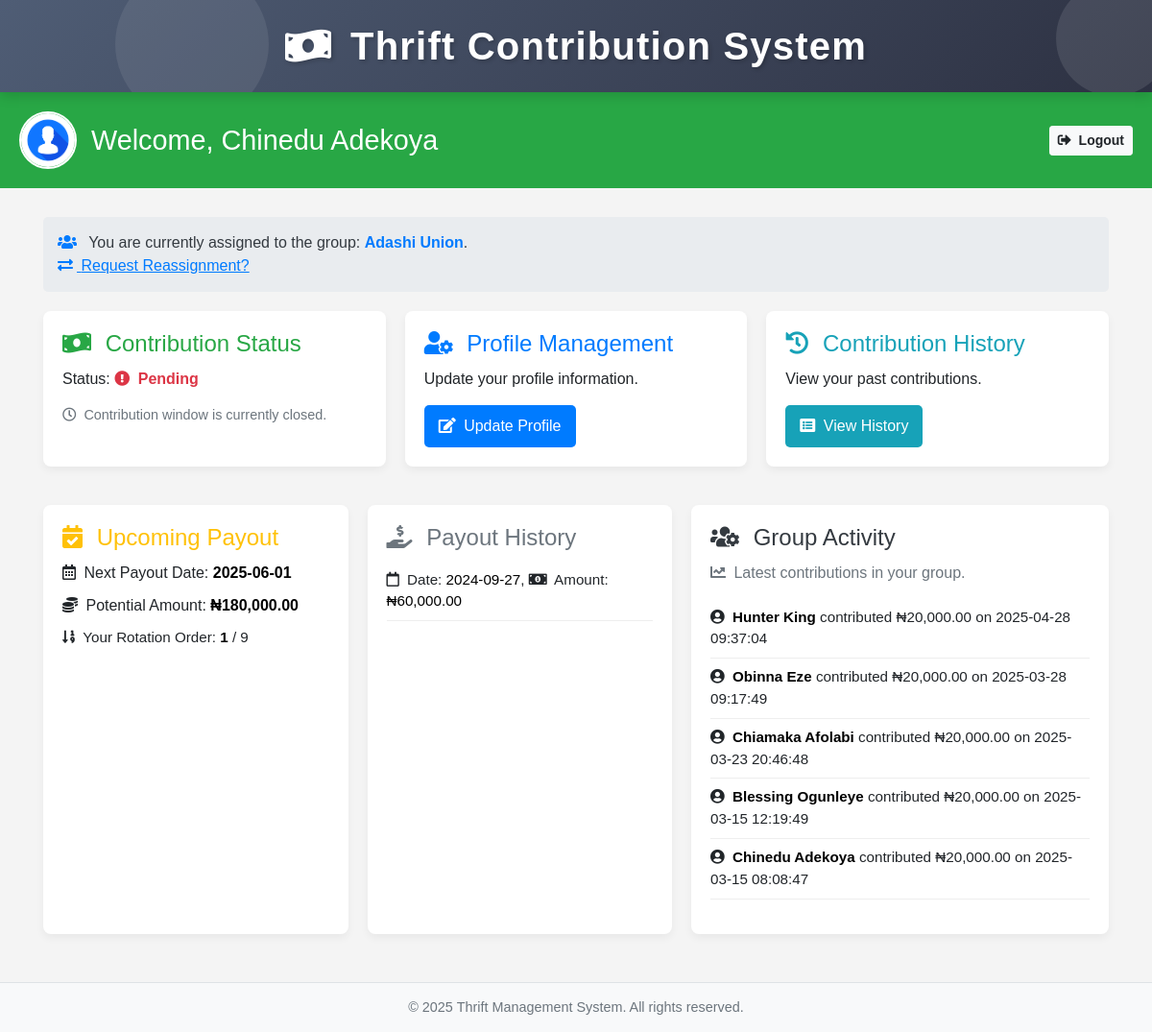
Page /member_dashboard.php (signed in) on the committed database.
### tables this page shows
CREATE TABLE `members` (
  `id` int(11) NOT NULL,
  `first_name` varchar(100) NOT NULL,
  `middle_name` varchar(100) DEFAULT NULL,
  `last_name` varchar(100) NOT NULL,
  `email` varchar(255) NOT NULL,
  `password` varchar(255) NOT NULL,
  `phone_number` varchar(20) NOT NULL,
  `address` text NOT NULL,
  `profile_picture` varchar(255) DEFAULT NULL,
  `contribution_plan` decimal(10,2) NOT NULL,
  `contribution_status` enum('Pending','Contributed') DEFAULT 'Pending',
  `rotation_order` int(11) NOT NULL,
  `date_joined` timestamp NOT NULL DEFAULT current_timestamp(),
  `bank_name` varchar(255) DEFAULT NULL,
  `bank_account_number` varchar(20) DEFAULT NULL,
  `bank_code` varchar(10) DEFAULT NULL
);

CREATE TABLE `group_members` (
  `id` int(11) NOT NULL,
  `group_id` int(11) NOT NULL,
  `member_id` int(11) NOT NULL,
  `date_joined` timestamp NOT NULL DEFAULT current_timestamp()
);

CREATE TABLE `groups` (
  `id` int(11) NOT NULL,
  `name` varchar(100) NOT NULL,
  `amount` decimal(10,2) NOT NULL DEFAULT 0.00,
  `current_number_of_members` int(11) NOT NULL DEFAULT 0,
  `max_members` int(11) NOT NULL DEFAULT 12,
  `date_created` date NOT NULL
);

CREATE TABLE `fund_distribution` (
  `id` int(11) NOT NULL,
  `group_id` int(11) NOT NULL,
  `member_id` int(11) NOT NULL,
  `amount` decimal(10,2) NOT NULL,
  `distribution_date` date NOT NULL
);

CREATE TABLE `contributions` (
  `id` int(11) NOT NULL,
  `member_id` int(11) NOT NULL,
  `member_name` varchar(255) DEFAULT NULL,
  `amount` decimal(10,2) NOT NULL,
  `date_of_contribution` datetime NOT NULL
);

### member_dashboard.php (the view, shortened to what this page needs)
<?php
$servername = "localhost";
$username = "root";
$password = "";
$dbname = "thrift_management";
$conn = new mysqli($servername, $username, $password, $dbname);
$member_id = $_SESSION['member_id'];
$result = $conn->query("SELECT * FROM members WHERE id = $member_id");
$member = $result->fetch_assoc();
$check_group_assignment = $conn->query("SELECT gm.group_id, g.name AS group_name FROM group_members gm JOIN groups g ON gm.group_id = g.id WHERE gm.member_id = $member_id");
$current_group = $check_group_assignment->fetch_assoc();
$currentDate = date("Y-m-d");
$lastDayOfMonth = date("Y-m-t");
$firstDayOfPaymentWindow = date("Y-m-", strtotime($lastDayOfMonth)) . (date("t") - 6);
$withinPaymentWindow = ($currentDate >= $firstDayOfPaymentWindow && $currentDate <= $lastDayOfMonth);
$contributedThisMonth = false;
$group_info_query = $conn->prepare("
    SELECT
        g.name AS group_name,
        g.amount AS contribution_amount,
        (SELECT COUNT(*) FROM group_members WHERE group_id = gm.group_id) AS total_members,
        m.rotation_order
    FROM group_members gm
    JOIN groups g ON gm.group_id = g.id
    JOIN members m ON gm.member_id = m.id
    WHERE gm.member_id = ?
");
$group_info_query->bind_param("i", $member_id);
$group_info_query->execute();
$group_info_result = $group_info_query->get_result();
$group_info = $group_info_result->fetch_assoc();
$next_payout_date = "N/A";
$potential_payout = "N/A";
if ($group_info) {
    $potential_payout = number_format($group_info['contribution_amount'] * $group_info['total_members'], 2);
    $next_payout_order = ($group_info['rotation_order'] % $group_info['total_members']) + 1;
    $months_until_payout = $next_payout_order - 1;
    $next_payout_timestamp = strtotime("+" . $months_until_payout . " months", strtotime(date("Y-m-01")));
    $next_payout_date = date("Y-m-d", $next_payout_timestamp);
}
$group_activity_query = $conn->prepare("
    SELECT
        m.first_name,
        m.last_name,
        c.date_of_contribution,
        g.amount AS contribution_amount
    FROM contributions c
    JOIN members m ON c.member_id = m.id
    JOIN group_members gm ON m.id = gm.member_id
    JOIN groups g ON gm.group_id = g.id
    WHERE gm.group_id = (SELECT group_id FROM group_members WHERE member_id = ?)
    ORDER BY c.date_of_contribution DESC
    LIMIT 5
");
$group_activity_query->bind_param("i", $member_id);
$group_activity_query->execute();
$group_activity_result = $group_activity_query->get_result();
$group_activities = [];
while ($row = $group_activity_result->fetch_assoc()) {
    $group_activities[] = $row;
}
$payout_history_query = $conn->prepare("
    SELECT
        fd.distribution_date,
        fd.amount
    FROM fund_distribution fd
    WHERE fd.member_id = ?
    ORDER BY fd.distribution_date DESC
");
$payout_history_query->bind_param("i", $member_id);
$payout_history_query->execute();
$payout_history_result = $payout_history_query->get_result();
$payout_history = [];
while ($row = $payout_history_result->fetch_assoc()) {
    $payout_history[] = $row;
}
?>
<?php
include 'header.php';
?>
<!DOCTYPE html>
<html lang="en">
<head>
    <link rel="stylesheet" href="https://stackpath.bootstrapcdn.com/bootstrap/4.5.2/css/bootstrap.min.css">
    <link rel="stylesheet" href="https://cdnjs.cloudflare.com/ajax/libs/font-awesome/5.15.3/css/all.min.css">
</head>
<body style="font-family: 'Arial', sans-serif; background-color: #f4f4f4; margin: 0; padding: 0; display: flex; flex-direction: column; min-height: 100vh;">
<header style="background-color: #28a745; color: white; padding: 20px; display: flex; align-items: center; justify-content: space-between;">
    <div style="display: flex; align-items: center;">
        <?php if ($member['profile_picture']): ?>
            <img src="uploads/<?php echo htmlspecialchars($member['profile_picture']); ?>" alt="Profile Picture" style="width: 60px; height: 60px; border-radius: 50%; margin-right: 15px; border: 2px solid white;">
        <?php else: ?>
            <img src="images/default_profile.png" alt="Default Profile Picture" style="width: 60px; height: 60px; border-radius: 50%; margin-right: 15px; border: 2px solid white;">
        <?php endif; ?>
        <h1 style="margin: 0; font-size: 1.8em;">Welcome, <?php echo htmlspecialchars($member['first_name'] . ' ' . $member['last_name']); ?></h1>
    </div>
    <div>
        <a href="?logout" class="btn btn-light btn-sm" style="font-weight: bold;"><i class="fas fa-sign-out-alt mr-1"></i> Logout</a>
    </div>
</header>
    <main class="container" style="margin-top: 30px; flex-grow: 1;">
        <?php if ($current_group): ?>
            <div style="background-color:#e9ecef; color:#343a40; padding:15px; margin-bottom: 20px; border-radius: 5px;">
                <p style="margin-bottom: 0;"><i class="fas fa-users mr-2" style="color: #007bff;"></i> You are currently assigned to the group: <strong style="color: #007bff;"><?php echo htmlspecialchars($current_group['group_name']); ?></strong>.</p>
                <p style="margin-bottom: 0;"><a href="request_reassignment.php" style="color: #007bff; text-decoration: underline;"><i class="fas fa-exchange-alt mr-1"></i> Request Reassignment?</a></p>
            </div>
        <?php endif; ?>
        <div style="display: flex; flex-wrap: wrap; margin-bottom: 20px;">
            <div style="flex: 1 1 300px; margin-right: 20px; margin-bottom: 20px; box-shadow: 0 4px 8px rgba(0, 0, 0, 0.05); border-radius: 8px; overflow: hidden; background-color: white;">
                <div style="padding: 20px;">
                    <h5 style="font-size: 1.5em; color: #28a745; margin-bottom: 10px;"><i class="fas fa-money-bill-wave mr-2"></i> Contribution Status</h5>
                    <p style="margin-bottom: 15px;">
                        Status:
                        <?php
                        if ($contributedThisMonth) {
                            echo "<strong style='color: #198754;'><i class='fas fa-check-circle mr-1'></i> Contributed this month</strong>";
                        } else {
                            echo "<strong style='color: #dc3545;'><i class='fas fa-exclamation-circle mr-1'></i> Pending</strong>";
                        }
                        ?>
                    </p>
                    <?php if (!$contributedThisMonth && $withinPaymentWindow): ?>
                        <a href="contribute.php" class="btn btn-success"><i class="fas fa-wallet mr-1"></i> Make Contribution</a>
                    <?php elseif (!$withinPaymentWindow): ?>
                        <p style="color: #6c757d; font-size: 0.9em;"><i class="far fa-clock mr-1"></i> Contribution window is currently closed.</p>
                    <?php else: ?>
                        <p style="color: #198754; font-size: 0.9em;"><i class="fas fa-check-double mr-1"></i> Thank you for your contribution!</p>
                    <?php endif; ?>
                </div>
            </div>
            <div style="flex: 1 1 300px; margin-right: 20px; margin-bottom: 20px; box-shadow: 0 4px 8px rgba(0, 0, 0, 0.05); border-radius: 8px; overflow: hidden; background-color: white;">
                <div style="padding: 20px;">
                    <h5 style="font-size: 1.5em; color: #007bff; margin-bottom: 10px;"><i class="fas fa-user-cog mr-2"></i> Profile Management</h5>
                    <p style="margin-bottom: 15px;">Update your profile information.</p>
                    <a href="profile_management.php" style="display: inline-block; padding: 10px 15px; background-color: #007bff; color: white; text-decoration: none; border-radius: 5px; font-size: 1em;"><i class="fas fa-edit mr-1"></i> Update Profile</a>
                </div>
            </div>
            <div style="flex: 1 1 300px; margin-bottom: 20px; box-shadow: 0 4px 8px rgba(0, 0, 0, 0.05); border-radius: 8px; overflow: hidden; background-color: white;">
                <div style="padding: 20px;">
                    <h5 style="font-size: 1.5em; color: #17a2b8; margin-bottom: 10px;"><i class="fas fa-history mr-2"></i> Contribution History</h5>
                    <p style="margin-bottom: 15px;">View your past contributions.</p>
                    <a href="contribution_history.php" style="display: inline-block; padding: 10px 15px; background-color: #17a2b8; color: white; text-decoration: none; border-radius: 5px; font-size: 1em;"><i class="fas fa-list-alt mr-1"></i> View History</a>
                </div>
            </div>
        </div>
        <div style="display: flex; flex-wrap: wrap;">
            <div style="flex: 1 1 300px; margin-right: 20px; margin-bottom: 20px; box-shadow: 0 4px 8px rgba(0, 0, 0, 0.05); border-radius: 8px; overflow: hidden; background-color: white;">
                <div style="padding: 20px;">
                <h5 style="font-size: 1.5em; color: #ffc107; margin-bottom: 10px;"><i class="fas fa-calendar-check mr-2"></i> Upcoming Payout</h5>
                    <p style="margin-bottom: 10px;"><i class="far fa-calendar-alt mr-1"></i> Next Payout Date: <strong style="color: #000;"><?php echo htmlspecialchars($next_payout_date); ?></strong></p>
                    <p style="margin-bottom: 10px;"><i class="fas fa-coins mr-1"></i> Potential Amount: <strong style="color: #000;">₦<?php echo htmlspecialchars($potential_payout); ?></strong></p>
                    <?php if ($group_info && isset($group_info['rotation_order']) && isset($group_info['total_members'])): ?>
                        <p style="font-size: 0.95em;"><i class="fas fa-sort-numeric-down mr-1"></i> Your Rotation Order: <strong style="color: #000;"><?php echo htmlspecialchars($group_info['rotation_order']); ?></strong> / <?php echo htmlspecialchars($group_info['total_members']); ?></p>
                    <?php endif; ?>
                </div>
            </div>
            <div style="flex: 1 1 300px; margin-right: 20px; margin-bottom: 20px; box-shadow: 0 4px 8px rgba(0, 0, 0, 0.05); border-radius: 8px; overflow: hidden; background-color: white;">
                <div style="padding: 20px;">
                    <h5 style="font-size: 1.5em; color: #6c757d; margin-bottom: 10px;"><i class="fas fa-hand-holding-usd mr-2"></i> Payout History</h5>
                    <?php if (!empty($payout_history)): ?>
                        <ul style="list-style: none; padding: 0;">
                            <?php foreach ($payout_history as $payout): ?>
                                <li style="padding: 8px 0; border-bottom: 1px solid #eee; font-size: 0.95em;">
                                    <i class="far fa-calendar mr-1"></i> Date: <span style="color: #000;"><?php echo htmlspecialchars($payout['distribution_date']); ?></span>,
                                    <i class="fas fa-money-bill-alt mr-1"></i> Amount: <span style="color: #000;">₦<?php echo number_format($payout['amount'], 2); ?></span>
                                </li>
                            <?php endforeach; ?>
                        </ul>
                    <?php else: ?>
                        <p style="color: #6c757d; font-size: 0.9em;"><i class="fas fa-info-circle mr-1"></i> No payout history available.</p>
                    <?php endif; ?>
                </div>
            </div>
            <div style="flex: 2 1 400px; margin-bottom: 20px; box-shadow: 0 4px 8px rgba(0, 0, 0, 0.05); border-radius: 8px; overflow: hidden; background-color: white;">
                <div style="padding: 20px;">
                    <h5 style="font-size: 1.5em; color: #343a40; margin-bottom: 10px;"><i class="fas fa-users-cog mr-2"></i> Group Activity</h5>
                    <p style="color: #6c757d; margin-bottom: 15px;"><i class="fas fa-chart-line mr-1"></i> Latest contributions in your group.</p>
                    <ul style="list-style: none; padding: 0;">
                        <?php if (!empty($group_activities)): ?>
                            <?php foreach ($group_activities as $activity): ?>
                                <li style="padding: 8px 0; border-bottom: 1px solid #eee; font-size: 0.95em;">
                                    <i class="fas fa-user-circle mr-1"></i> <strong style="color: #000;"><?php echo htmlspecialchars($activity['first_name'] . ' ' . $activity['last_name']); ?></strong> contributed ₦<?php echo number_format($activity['contribution_amount'], 2); ?> on <?php echo htmlspecialchars($activity['date_of_contribution']); ?>
                                </li>
                            <?php endforeach; ?>
                        <?php else: ?>
                            <li style="color: #6c757d; font-size: 0.9em;"><i class="fas fa-info-circle mr-1"></i> No recent group activity.</li>
                        <?php endif; ?>
                    </ul>
                </div>
            </div>
        </div>
    </main>
    <footer style="background-color: #f8f9fa; text-align: center; padding: 15px; margin-top: 30px; border-top: 1px solid #dee2e6;">
        <p style="margin: 0; font-size: 0.9em; color: #6c757d;">&copy; <?php echo date('Y'); ?> Thrift Management System. All rights reserved.</p>
    </footer>
</body>
</html>

### header.php (shortened to what this page needs)
<!DOCTYPE html>
<html lang="en">
<head>
    <link rel="stylesheet" href="https://stackpath.bootstrapcdn.com/bootstrap/4.5.2/css/bootstrap.min.css">
    <link rel="stylesheet" href="https://cdnjs.cloudflare.com/ajax/libs/font-awesome/6.0.0-beta3/css/all.min.css">
</head>
<body>
    <div class="header-container">
        <a href="index.php" class="header-link">
            <div class="header-content">
                <i class="fas fa-money-bill-wave header-icon"></i>
                <h1 class="header-title">Thrift Contribution System</h1>
            </div>
        </a>
    </div>
</body>
</html>

### header.php (style rules this page uses)
:root { --primary-color: #2d3142; --secondary-color: #4f5d75; --text-color: #ffffff; }
body { margin: 0; font-family: 'Segoe UI', Tahoma, Geneva, Verdana, sans-serif; }
.header-link { text-decoration: none; display: block; width: 100%; height: 100%; color: var(--text-color); }
.header-container { background: linear-gradient(135deg, var(--secondary-color), var(--primary-color)); color: var(--text-color); padding: 24px 20px; box-shadow: 0 4px 12px rgba(0, 0, 0, 0.15); position: relative; overflow: hidden; text-align: center; }
.header-content { display: flex; justify-content: center; align-items: center; max-width: 1200px; margin: 0 auto; position: relative; z-index: 2; }
.header-icon { font-size: 2.4em; margin-right: 20px; color: var(--text-color); text-shadow: 2px 2px 4px rgba(0, 0, 0, 0.2); }
.header-title { font-size: 2.5em; margin: 0; font-weight: 600; letter-spacing: 1.2px; text-shadow: 2px 2px 4px rgba(0, 0, 0, 0.2); }
.header-container::before { content: ""; position: absolute; top: -20px; right: -20px; width: 120px; height: 120px; border-radius: 50%; background: rgba(255, 255, 255, 0.1); z-index: 1; }
.header-container::after { content: ""; position: absolute; bottom: -30px; left: 10%; width: 160px; height: 160px; border-radius: 50%; background: rgba(255, 255, 255, 0.08); z-index: 1; }
.header-content { animation: fadeIn 0.8s ease-out forwards; }
.header-icon { animation: float 4s ease-in-out infinite; }

### rows in the picture
members: first_name+last_name "Chinedu Adekoya"
group_members: group.name "Adashi Union"
fund_distribution: distribution_date "2024-09-27", amount "60,000.00"
contributions: member.last_name "Hunter King", groups.amount "20,000.00", date_of_contribution "2025-04-28 09:37:04"
contributions: member.last_name "Obinna Eze", groups.amount "20,000.00", date_of_contribution "2025-03-28 09:17:49"
contributions: member.last_name "Chiamaka Afolabi", groups.amount "20,000.00", date_of_contribution "2025-03-23 20:46:48"
contributions: member.last_name "Blessing Ogunleye", groups.amount "20,000.00", date_of_contribution "2025-03-15 12:19:49"
contributions: member.last_name "Chinedu Adekoya", groups.amount "20,000.00", date_of_contribution "2025-03-15 08:08:47"

### other values in the picture
$next_payout_date "2025-06-01"
$potential_payout "180,000.00"
$group_info['rotation_order'] "1"
$group_info['total_members'] "9"
